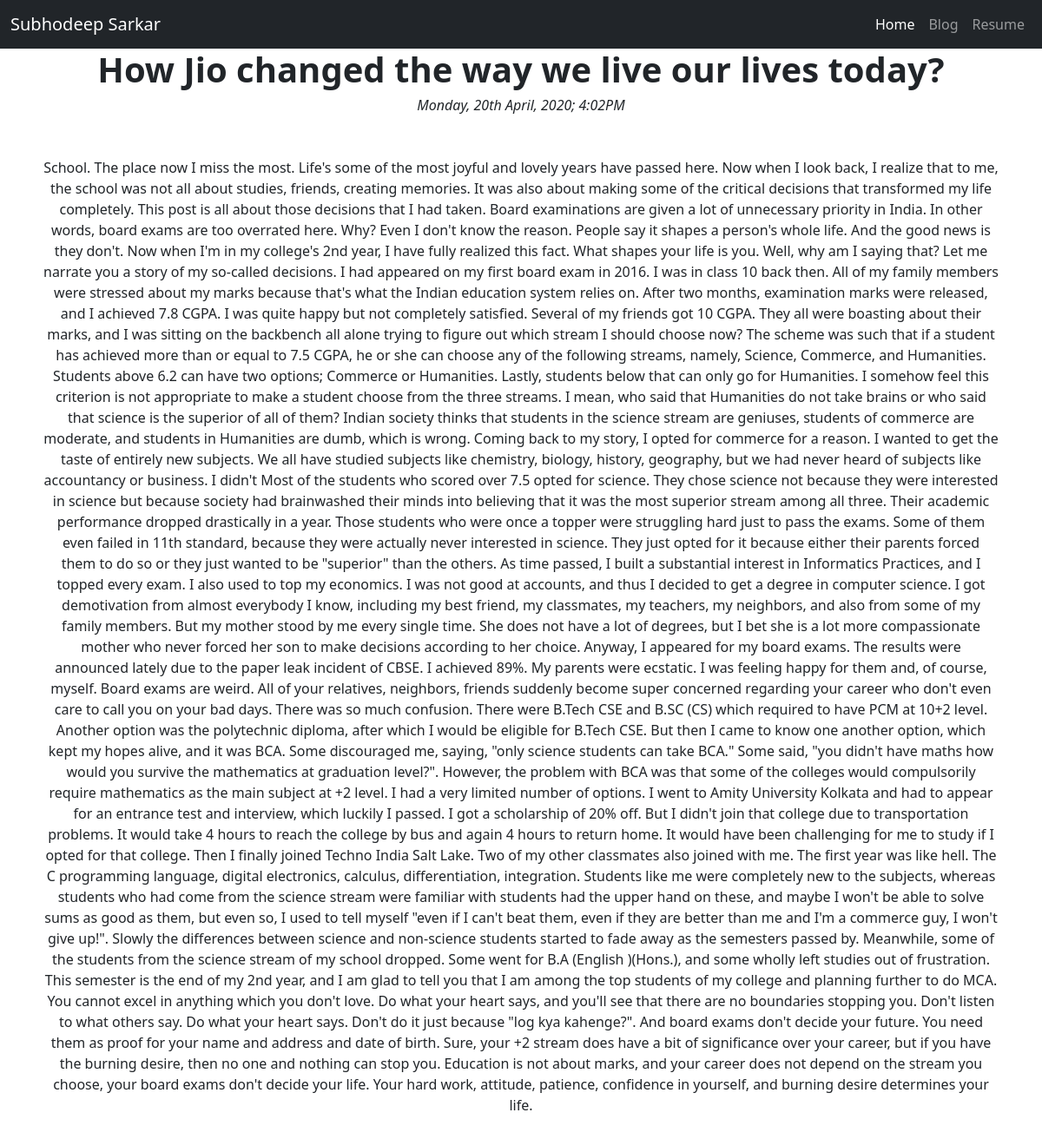
The app's page /blog/4/ with its own data.
### blog/models.py (models this page shows, shortened)
class blog(models.Model):
    title = models.CharField(max_length=100)
    date = models.DateTimeField()
    description = models.TextField()

### blog/views.py (the view)
# urls.py: path('<int:blog_id>/',views.detail,name="detail") #<int:blog_id> means we enter a 'int' object which is reffered as 'blog_id'
def detail(request,blog_id):
    blog_obj = get_object_or_404(blog,pk=blog_id)
    return render(request,'blog/detail.html',{'blog':blog_obj})

### blog/templates/blog/detail.html (shortened to what this page needs)
{% extends 'project/base.html' %}
{% block code %}
<h1><b>{{ blog.title }}</b></h1>
<h6><i>{{ blog.date | date:'l, jS F, Y; fA' }}</i></h6>
<p style="margin: 50px 50px">{{ blog.description | safe  }}</p>
{% endblock %}

### blog/templates/blog/detail.html (style rules this page uses)
* { text-align:center; }

### records on screen
blog: title "How Jio changed the way we live our lives today?", date "Monday, 20th April, 2020; 4:02PM", description "School. The place now I miss the most. Life's some of the most joyful and lovely years have passed here. Now when I look back, I realize that to me, the school was not all about studies, friends, creating memories. It was also about making some of the critical decisions that transformed my life completely. This post is all about those decisions that I had taken. Board examinations are given a lot of unnecessary priority in India. In other words, board exams are too overrated here. Why? Even I don't know the reason. People say it shapes a person's whole life. And the good news is they don't. Now when I'm in my college's 2nd year, I have fully realized this fact. What shapes your life is you.…"
